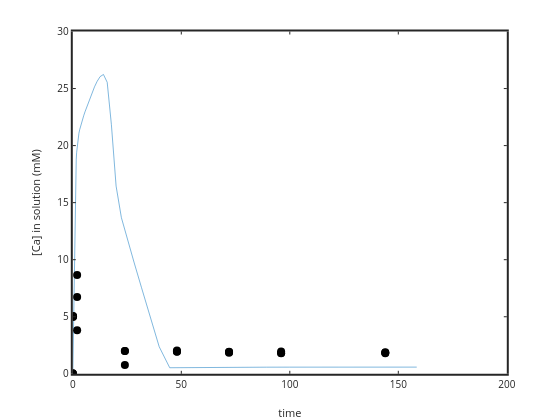

Here is the notebook cell this chart was saved with:
### Code cell
%plot(time(4:length(time)),Ca(4:length(time))); ylabel('[Ca] in solution'); xlabel('time')
plot(time,(Ca*1e3)); ylabel('[Ca] in solution (mM)'); xlabel('time')
hold on
plot(sampletime,(sampleCa*1e3),'ko','markersize',8,'markerfacecolor','k')
set(gca,'linewidth',2)

%yi = interp1 (time, Ca, sampletime);
%plot(sampletime,yi*1e3,'r.')
%residual2=sampleCa*1e3-yi*1e3;

%sampleCa
%Ca

### Figure 1 — Plotly figure (JSON) as saved in the notebook; plotly's stock layout.template omitted (floating-point values rounded to 4 significant figures)
{"data": [{"line": {"color": "rgb(0,113,188)", "dash": "solid", "width": 0.5}, "marker": {"color": "rgb(0,113,188)", "line": {"color": "rgb(0,113,188)"}, "size": 6, "symbol": "none"}, "mode": "lines", "name": "", "showlegend": false, "type": "scatter", "visibility": true, "x": [0, 0, 1.122, 1.259, 1.413, 1.585, 1.778, 1.995, 2.239, 2.512, 2.818, 3.162, 3.548, 3.981, 4.467, 5.012, 5.623, 6.31, 7.079, 7.943, 8.913, 10, 11.22, 12.59, 14.13, 15.85, 17.78, 19.95, 22.39, 25.12, 28.18, 31.62, 35.48, 39.81, 44.67, 50.12, 56.23, 63.1, 70.79, 79.43, 89.13, 100, 112.2, 125.9, 141.3, 158.5], "xaxis": "x", "y": [0, 0, 16.49, 17.35, 18.12, 18.81, 19.41, 19.92, 20.36, 20.74, 21.08, 21.39, 21.69, 21.98, 22.28, 22.61, 22.96, 23.33, 23.74, 24.19, 24.66, 25.15, 25.63, 26.05, 26.23, 25.55, 21.85, 16.45, 13.69, 11.8, 9.796, 7.58, 5.105, 2.372, 0.531, 0.544, 0.5553, 0.5644, 0.5716, 0.5768, 0.5805, 0.5828, 0.5843, 0.5851, 0.5855, 0.5857], "yaxis": "y"}, {"line": {"color": "rgb(0, 0, 0)", "width": 0.5}, "marker": {"color": "rgb(0, 0, 0)", "line": {"color": "rgb(0, 0, 0)"}, "size": 8, "symbol": "circle"}, "mode": "markers", "name": "", "showlegend": false, "type": "scatter", "visibility": true, "x": [0, 0.1, 2, 24, 48, 72, 96, 144, 0, 0.1, 2, 24, 48, 72, 96, 144, 0, 0.1, 2, 24, 48, 72, 96, 144], "xaxis": "x", "y": [0.01702, 4.969, 3.807, 0.7795, 1.93, 1.91, 1.833, 1.842, 0.00676, 5.043, 6.721, 2.0, 1.953, 1.854, 1.811, 1.808, 0.04982, 5.069, 8.655, 2.008, 2.05, 1.931, 1.946, 1.89], "yaxis": "y"}], "layout": {"height": 420, "hovermode": "closest", "margin": {"b": 0, "l": 0, "r": 0, "t": 0}, "plot_bgcolor": "rgba(0, 0, 0, 0)", "showlegend": false, "width": 560, "xaxis": {"anchor": "y", "autorange": false, "domain": [0.13, 0.905], "exponentformat": "none", "gridcolor": "rgba(38,38,38,0.15)", "gridwidth": 2, "linecolor": "rgb(38,38,38)", "linewidth": 2, "mirror": "ticks", "range": [0, 200], "showgrid": false, "showline": true, "side": "bottom", "spikedash": "solid", "spikemode": "across", "spikesides": false, "spikethickness": 1, "tickangle": 0, "tickcolor": "rgb(38,38,38)", "tickfont": {"color": "rgb(38,38,38)", "size": 10}, "ticklen": 3, "ticks": "inside", "ticktext": ["0", "50", "100", "150", "200"], "tickvals": [0, 50, 100, 150, 200], "title": {"font": {"color": "rgb(38,38,38)", "size": 11}, "text": "time"}, "type": "linear", "visible": true, "zeroline": false}, "yaxis": {"anchor": "x", "autorange": false, "domain": [0.11, 0.925], "exponentformat": "none", "gridcolor": "rgba(38,38,38,0.15)", "gridwidth": 2, "linecolor": "rgb(38,38,38)", "linewidth": 2, "mirror": "ticks", "range": [0, 30], "showgrid": false, "showline": true, "side": "left", "spikedash": "solid", "spikemode": "across", "spikesides": false, "spikethickness": 1, "tickangle": 0, "tickcolor": "rgb(38,38,38)", "tickfont": {"color": "rgb(38,38,38)", "size": 10}, "ticklen": 3, "ticks": "inside", "ticktext": ["0", "5", "10", "15", "20", "25", "30"], "tickvals": [0, 5, 10, 15, 20, 25, 30], "title": {"font": {"color": "rgb(38,38,38)", "size": 11}, "text": "[Ca] in solution (mM)"}, "type": "linear", "visible": true, "zeroline": false}}}
